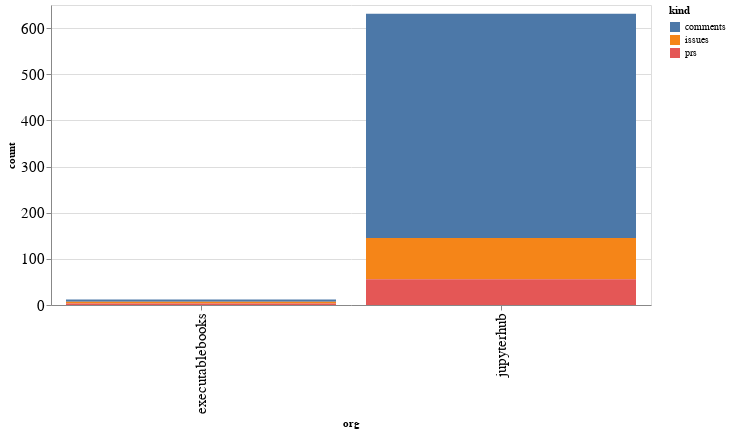

Source (notebook cell):
### Code cell
alt.Chart(org_summaries, width=600).mark_bar().encode(
    x='org',
    y='count',
    color='kind',
    tooltip="org"
)

### Figure 1 — Vega-Lite specification as saved in the notebook (floating-point values rounded to 4 significant figures)
{"config": {"axisLeft": {"labelFontSize": 15}, "axisBottom": {"labelFontSize": 15}}, "data": {"name": "data-378777be3c7ba7dd4afb146d9be757a0"}, "mark": "bar", "encoding": {"color": {"type": "nominal", "field": "kind"}, "tooltip": {"type": "nominal", "field": "org"}, "x": {"type": "nominal", "field": "org"}, "y": {"type": "quantitative", "field": "count"}}, "width": 600, "$schema": "https://vega.github.io/schema/vega-lite/v4.8.1.json", "datasets": {"data-378777be3c7ba7dd4afb146d9be757a0": [{"org": "executablebooks", "kind": "comments", "count": 5}, {"org": "executablebooks", "kind": "issues", "count": 4}, {"org": "executablebooks", "kind": "prs", "count": 3}, {"org": "jupyterhub", "kind": "comments", "count": 486}, {"org": "jupyterhub", "kind": "issues", "count": 89}, {"org": "jupyterhub", "kind": "prs", "count": 56}]}}
